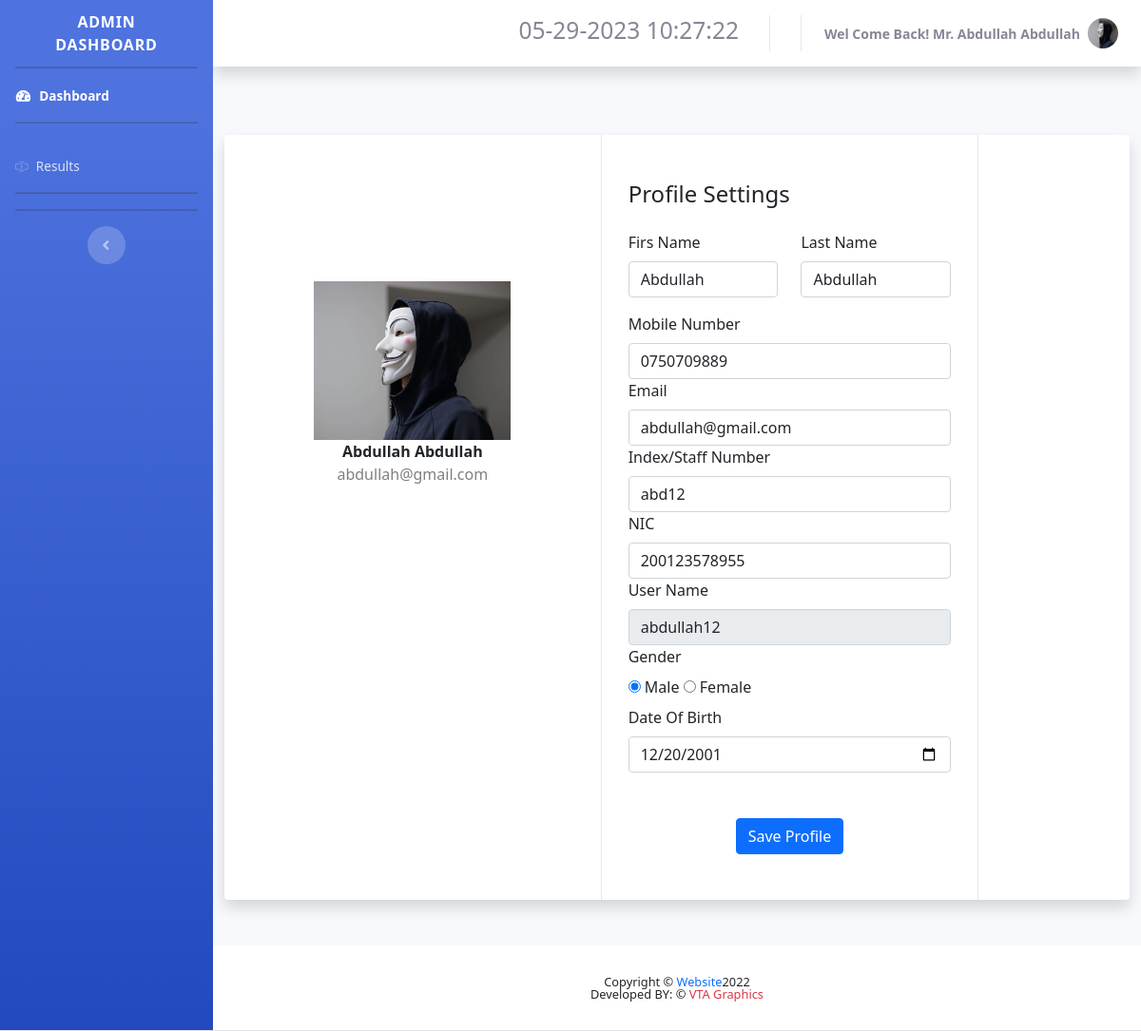
Page /hilurians2/profile_student.php (signed in) on the committed database.
### tables this page shows
CREATE TABLE `user` (
  `ID` int(11) NOT NULL,
  `First_Name` varchar(20) NOT NULL,
  `Last_Name` varchar(20) NOT NULL,
  `dob` date NOT NULL,
  `Gender` varchar(6) NOT NULL,
  `email` varchar(35) NOT NULL,
  `phone` varchar(10) NOT NULL,
  `username` varchar(15) NOT NULL,
  `password` text NOT NULL,
  `usertype` varchar(30) NOT NULL,
  `created_time` datetime NOT NULL DEFAULT current_timestamp(),
  `index_or_staff` varchar(5) NOT NULL,
  `NIC` varchar(12) NOT NULL,
  `image` text NOT NULL,
  `u_status` int(1) NOT NULL
);

### hilurians2/profile_student.php (the view, shortened to what this page needs)
<?php
    include 'connection.php';
?>
<!DOCTYPE html>
<html lang="en">
<head>
    <link href="vendor/fontawesome-free/css/all.min.css" rel="stylesheet" type="text/css">
    <link href="css/sb-admin-2.min.css" rel="stylesheet">
    <link rel="stylesheet" href="https://cdn.jsdelivr.net/npm/bootstrap-icons@1.10.2/font/bootstrap-icons.css">
    <link rel="stylesheet" href="https://cdnjs.cloudflare.com/ajax/libs/normalize/5.0.0/normalize.min.css">
    <link rel="stylesheet" href="css/stylesearch.css">
    <link rel="stylesheet" href="https://cdn.jsdelivr.net/npm/bootstrap@5.0.0-alpha1/dist/css/bootstrap.min.css">
</head>
<body id="page-top">
    <link rel="stylesheet" href="https://use.fontawesome.com/releases/v5.1.0/css/all.css">
    <div id="wrapper">
        <ul class="navbar-nav bg-gradient-primary sidebar sidebar-dark accordion" id="accordionSidebar">
            <a class="sidebar-brand d-flex align-items-center justify-content-center" href="#">
                <div class="sidebar-brand-text mx-3">Admin Dashboard <sup></sup></div>
            </a>
            <hr class="sidebar-divider my-0">
            <li class="nav-item active">
                <a class="nav-link" href="studentin.php">
                    <i class="fas fa-fw fa-tachometer-alt"></i>
                    <span>Dashboard</span></a>
            </li>
            <hr class="sidebar-divider">
            <li class="nav-item">
                <a class="nav-link" href="results_sea.php">
                <i class="bi bi-input-cursor-text"></i>
                    <span>Results</span>
                </a>
            </li>
            <hr class="sidebar-divider">
            <hr class="sidebar-divider d-none d-md-block">
            <div class="text-center d-none d-md-inline">
                <button class="rounded-circle border-0" id="sidebarToggle"></button>
            </div>
        </ul>
        <div id="content-wrapper" class="d-flex flex-column">
            <div id="content">
                <nav class="navbar navbar-expand navbar-light bg-white topbar mb-4 static-top shadow">
                    <ul class="navbar-nav ml-auto">
                        <li class="nav-item dropdown no-arrow">
                            <a class="nav-link" href="#" role="button">
                                <h3><span class="mr-2 d-none d-lg-inline text-gray-600 small" id="date-time"></span></h3>
                            </a>
                        </li>
                        <li class="nav-item dropdown no-arrow">
                            <a class="nav-link dropdown-toggle" href="#" id="userDropdown" role="button"
                                data-toggle="dropdown" aria-haspopup="true" aria-expanded="false">
                                <span class="mr-2 d-none d-lg-inline text-gray-600 small">
                                    <b>
                                    <?php
                                        $sql="SELECT * FROM user WHERE username='".$_SESSION["username"]."'";
                                        $exe=mysqli_query($con,$sql);
                                        $row=mysqli_fetch_array($exe);
                                            $fname=$row['First_Name'];
                                            $lname=$row['Last_Name'];
                                            $gender=$row['Gender'];
                                            $dob=$row['dob'];
                                            $email=$row['email'];
                                            $user=$row['username'];
                                            $phone=$row['phone'];
                                            $sid=$row['index_or_staff'];
                                            $NIC=$row['NIC'];
                                        if ($gender == "Male")
                                        {
                                            echo "Wel Come Back! Mr.  ".$fname." ".$lname;
                                        }
                                        else
                                        {
                                            echo "Wel Come Back! Ms.  ".$fname." ".$lname;
                                        }
                                    ?>
                                    </b>
                                </span>
                                <img class="img-profile rounded-circle"
                                    src="img/<?php echo $row['image']; ?>">
                            </a>
                        </li>
                    </ul>
                </nav>
                <div class="container-fluid">
<div class="container rounded bg-white mt-5 mb-5 shadow">
    <div class="row">
        <div class="col-md-5 border-right ">
            <form id="form" enctype="multipart/form-data" method="post">
                <div class="d-flex flex-column align-items-center text-center p-5 py-3"><img height="75%" width="75%" id="img_pre"style="margin-top:50%" width="400px" src="img/<?php echo $row['image']; ?>"><span class="font-weight-bold"><?php echo $fname." ".$lname; ?></span><span class="text-black-50"><?php echo $email; ?></span><span> </span></div>
        </div>
        <div class="col-md-5 border-right">
            <div class="p-3 py-5">
                <div class="d-flex justify-content-between align-items-center mb-3">
                    <h4 class="text-right">Profile Settings</h4>
                </div>
                    <div class="row mt-2">
                        <div class="col-md-6"><label class="labels">Firs Name</label><input type="text" name="firstnm" class="form-control" placeholder="First Name" value="<?php echo $fname; ?>" autocomplete="off"></div>
                        <div class="col-md-6"><label class="labels">Last Name</label><input type="text" name="lastnm" class="form-control" value="<?php echo $lname;?>" placeholder="Last Name" autocomplete="off"></div>
                    </div>
                    <div class="row mt-3">
                        <div class="col-md-12"><label class="labels">Mobile Number</label><input type="text" name="mobile" class="form-control" placeholder=" phone number" value="<?php echo $phone;?>" autocomplete="off" onkeypress="funNumber()"></div>
                        <div class="col-md-12"><label class="labels">Email</label><input type="text" name="emailadd" class="form-control" placeholder="Email" value="<?php echo $email;?>" autocomplete="off"></div>
                        <div class="col-md-12"><label class="labels">Index/Staff Number</label><input type="text" name="index" class="form-control" placeholder="Index/Staff Number" value="<?php echo $sid;?>" autocomplete="off"></div>
                        <div class="col-md-12"><label class="labels">NIC</label><input type="text" class="form-control" name="nic" placeholder="NIC" value="<?php echo $NIC;?>" autocomplete="off" onkeypress="funNumber()"></div>
                        <div class="col-md-12"><label class="labels">User Name</label><input type="text" class="form-control" disabled name="uname" placeholder="User Name" value="<?php echo $user;?>" autocomplete="off"></div>
                        <div class="col-md-12"><label class="labels">Gender</label> <br>
                            <input type="radio" checked="" name="gender" required="require" value="Male" <?php echo $gender == 'Male' ? 'checked' : ''; ?>autocomplete="off"> <label class="labels">Male</label></input>
                            <input type="radio" name="gender" required="require" value="Female"<?php echo $gender == 'Female' ? 'checked' : ''; ?> autocomplete="off"> <label class="labels">Female</label></input>
                        </div>
                        <div class="col-md-12"><label class="labels">Date Of Birth</label><input type="date" name="dobd" class="form-control" placeholder="" value="<?php echo $dob;?>" autocomplete="off"></div>
                    </div>
                    <div class="mt-5 text-center"><button class="btn btn-primary profile-button" type="submit" name="save">Save Profile</button></div>
            </div>
        </div>
        <div class="col-md-2">
        </div>
    </div>
</div>
</div>
</div>
        <footer class="sticky-footer bg-white" style="bottom: 0;width: 100%;">
            <div class="container my-auto" align="center">
                <div class="copyright text-center my-auto">
                    <span>Copyright &copy; <span class="text-primary">Website</span>2022</span>
                <br>
                    <span>Developed BY: &copy; <span class="text-danger">VTA Graphics</span></span>
                </div>
            </div>
        </footer>
        </div>
    </div>
    <link rel="stylesheet" href="https://cdnjs.cloudflare.com/ajax/libs/jquery/3.2.1/jquery.min.js">
    <link rel="stylesheet" href="https://cdn.jsdelivr.net/npm/bootstrap@5.0.0-alpha1/dist/js/bootstrap.bundle.min.js">
</body>
</html>

### hilurians2/css/stylesearch.css (style rules this page uses)
body { background: #7D26CD; }

### rows in the picture
user: First_Name "Abdullah", Last_Name "Abdullah", image (picture), email "abdullah@gmail.com", firstnm "Abdullah", lastnm "Abdullah", mobile "0750709889", emailadd "abdullah@gmail.com", index "abd12", nic "200123578955", uname "abdullah12", Gender "☑", dobd "12/20/2001"
